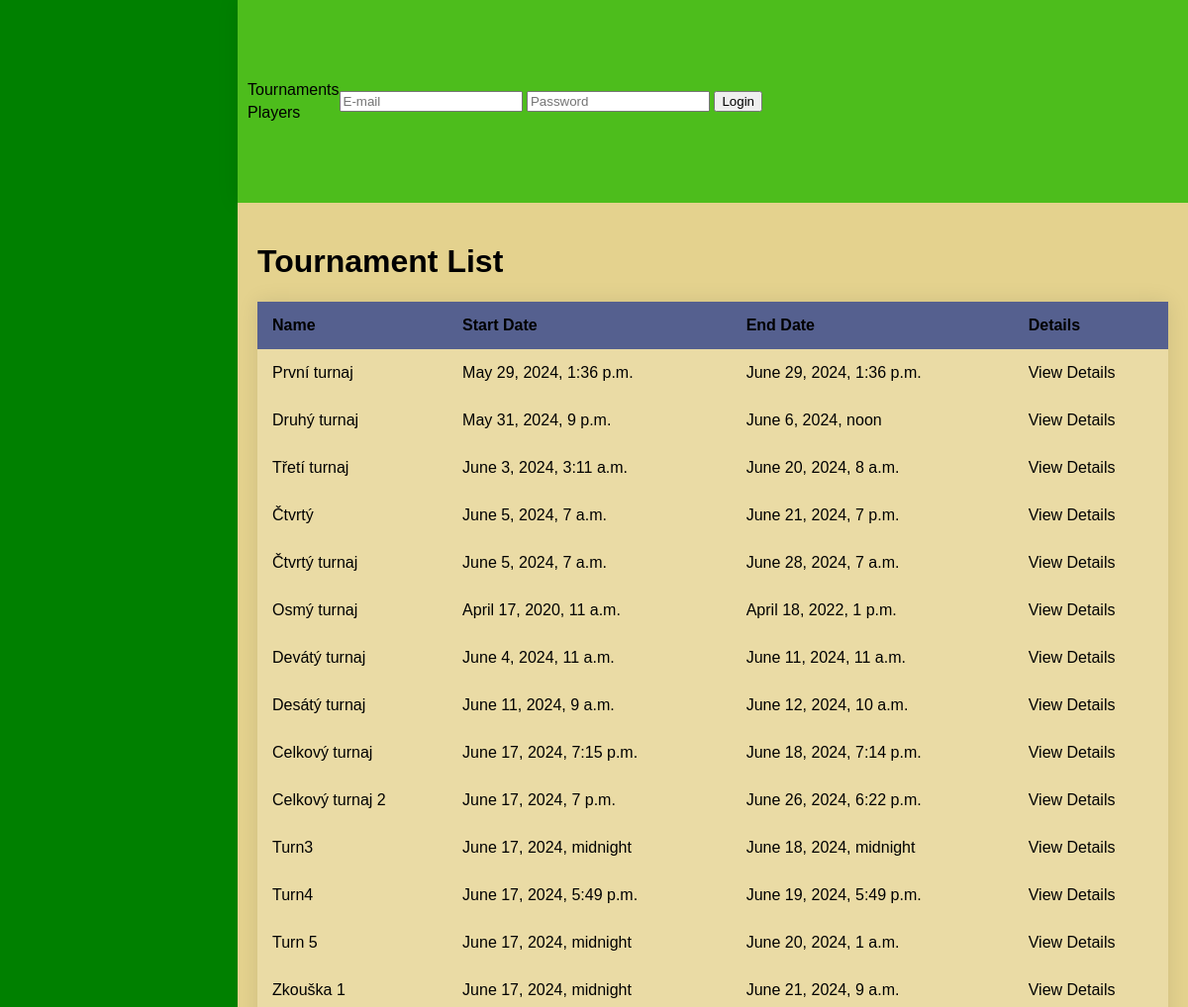
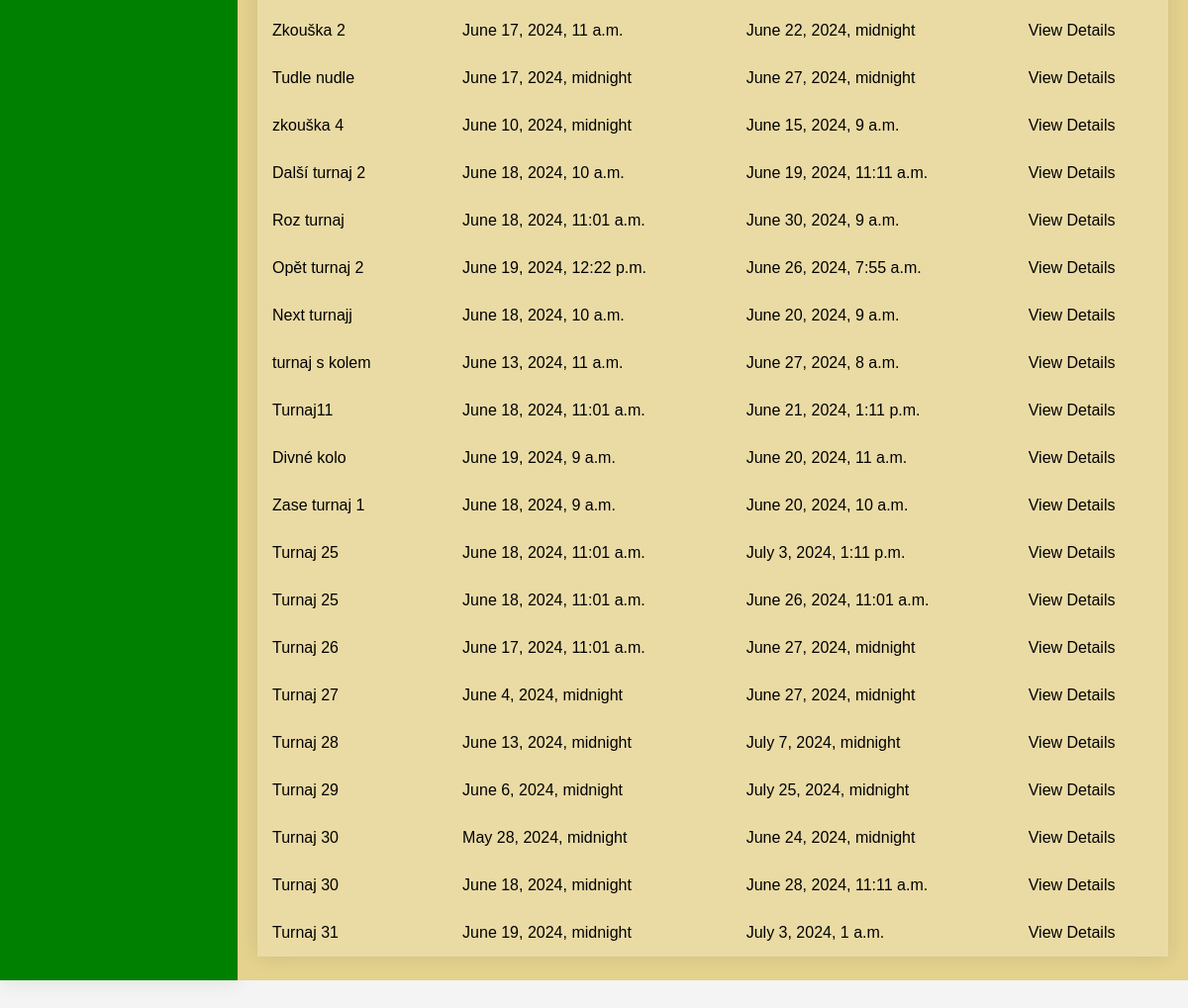
The app's page /tournament/ with its own data (2 pictures, top to bottom).
### tournaments/models.py (models this page shows, shortened)
class Tournament(models.Model):
    name = models.CharField(max_length=100)
    start_date = models.DateTimeField()
    end_date = models.DateTimeField()
    attachment = models.FileField(upload_to='attachments/', blank=True, null=True)

### billiard_charts/static/templates/list/tournament_list.html
{% extends "base.html" %}
{% block main_space %}
<h1>Tournament List</h1>
<table>
    <thead>
        <tr>
            <th>Name</th>
            <th>Start Date</th>
            <th>End Date</th>
            <th>Details</th>
        </tr>
    </thead>
    <tbody>
        {% for tournament in object_list %}
        <tr>
            <td>{{ tournament.name }}</td>
            <td>{{ tournament.start_date }}</td>
            <td>{{ tournament.end_date }}</td>
            <td><a href="{% url 'tournament_detail' tournament.pk %}">View Details</a></td>
        </tr>
        {% endfor %}
    </tbody>
</table>
{% endblock main_space %}

### billiard_charts/static/style.css (style rules this page uses)
body { height: 98vh; display: grid; grid-template-columns: 20vw 1fr; grid-template-rows: 10vh 1fr; font-family: Arial, sans-serif; margin: 0; background-color: #f4f4f4; }
a { color: black; text-decoration: none; }
table { width: 100%; border-collapse: collapse; overflow: hidden; box-shadow: 0 0 20px rgba(0, 0, 0, 0.1); margin-bottom: 20px; }
th, td { padding: 15px; background-color: rgba(255, 255, 255, 0.2); }
th { text-align: left; }
thead th { background-color: #55608f; }
tbody td { position: relative; }

### records on screen
Tournament: name "První turnaj", start_date "May 29, 2024, 1:36 p.m.", end_date "June 29, 2024, 1:36 p.m."
Tournament: name "Druhý turnaj", start_date "May 31, 2024, 9 p.m.", end_date "June 6, 2024, noon"
Tournament: name "Třetí turnaj", start_date "June 3, 2024, 3:11 a.m.", end_date "June 20, 2024, 8 a.m."
Tournament: name "Čtvrtý", start_date "June 5, 2024, 7 a.m.", end_date "June 21, 2024, 7 p.m."
Tournament: name "Čtvrtý turnaj", start_date "June 5, 2024, 7 a.m.", end_date "June 28, 2024, 7 a.m."
Tournament: name "Osmý turnaj", start_date "April 17, 2020, 11 a.m.", end_date "April 18, 2022, 1 p.m."
Tournament: name "Devátý turnaj", start_date "June 4, 2024, 11 a.m.", end_date "June 11, 2024, 11 a.m."
Tournament: name "Desátý turnaj", start_date "June 11, 2024, 9 a.m.", end_date "June 12, 2024, 10 a.m."
Tournament: name "Celkový turnaj", start_date "June 17, 2024, 7:15 p.m.", end_date "June 18, 2024, 7:14 p.m."
Tournament: name "Celkový turnaj 2", start_date "June 17, 2024, 7 p.m.", end_date "June 26, 2024, 6:22 p.m."
Tournament: name "Turn3", start_date "June 17, 2024, midnight", end_date "June 18, 2024, midnight"
Tournament: name "Turn4", start_date "June 17, 2024, 5:49 p.m.", end_date "June 19, 2024, 5:49 p.m."
Tournament: name "Turn 5", start_date "June 17, 2024, midnight", end_date "June 20, 2024, 1 a.m."
Tournament: name "Zkouška 1", start_date "June 17, 2024, midnight", end_date "June 21, 2024, 9 a.m."
Tournament: name "Zkouška 2", start_date "June 17, 2024, 11 a.m.", end_date "June 22, 2024, midnight"
Tournament: name "Tudle nudle", start_date "June 17, 2024, midnight", end_date "June 27, 2024, midnight"
Tournament: name "zkouška 4", start_date "June 10, 2024, midnight", end_date "June 15, 2024, 9 a.m."
Tournament: name "Další turnaj 2", start_date "June 18, 2024, 10 a.m.", end_date "June 19, 2024, 11:11 a.m."
Tournament: name "Roz turnaj", start_date "June 18, 2024, 11:01 a.m.", end_date "June 30, 2024, 9 a.m."
Tournament: name "Opět turnaj 2", start_date "June 19, 2024, 12:22 p.m.", end_date "June 26, 2024, 7:55 a.m."
Tournament: name "Next turnajj", start_date "June 18, 2024, 10 a.m.", end_date "June 20, 2024, 9 a.m."
Tournament: name "turnaj s kolem", start_date "June 13, 2024, 11 a.m.", end_date "June 27, 2024, 8 a.m."
Tournament: name "Turnaj11", start_date "June 18, 2024, 11:01 a.m.", end_date "June 21, 2024, 1:11 p.m."
Tournament: name "Divné kolo", start_date "June 19, 2024, 9 a.m.", end_date "June 20, 2024, 11 a.m."
Tournament: name "Zase turnaj 1", start_date "June 18, 2024, 9 a.m.", end_date "June 20, 2024, 10 a.m."
Tournament: name "Turnaj 25", start_date "June 18, 2024, 11:01 a.m.", end_date "July 3, 2024, 1:11 p.m."
Tournament: name "Turnaj 25", start_date "June 18, 2024, 11:01 a.m.", end_date "June 26, 2024, 11:01 a.m."
Tournament: name "Turnaj 26", start_date "June 17, 2024, 11:01 a.m.", end_date "June 27, 2024, midnight"
Tournament: name "Turnaj 27", start_date "June 4, 2024, midnight", end_date "June 27, 2024, midnight"
Tournament: name "Turnaj 28", start_date "June 13, 2024, midnight", end_date "July 7, 2024, midnight"
Tournament: name "Turnaj 29", start_date "June 6, 2024, midnight", end_date "July 25, 2024, midnight"
Tournament: name "Turnaj 30", start_date "May 28, 2024, midnight", end_date "June 24, 2024, midnight"
Tournament: name "Turnaj 30", start_date "June 18, 2024, midnight", end_date "June 28, 2024, 11:11 a.m."
Tournament: name "Turnaj 31", start_date "June 19, 2024, midnight", end_date "July 3, 2024, 1 a.m."
